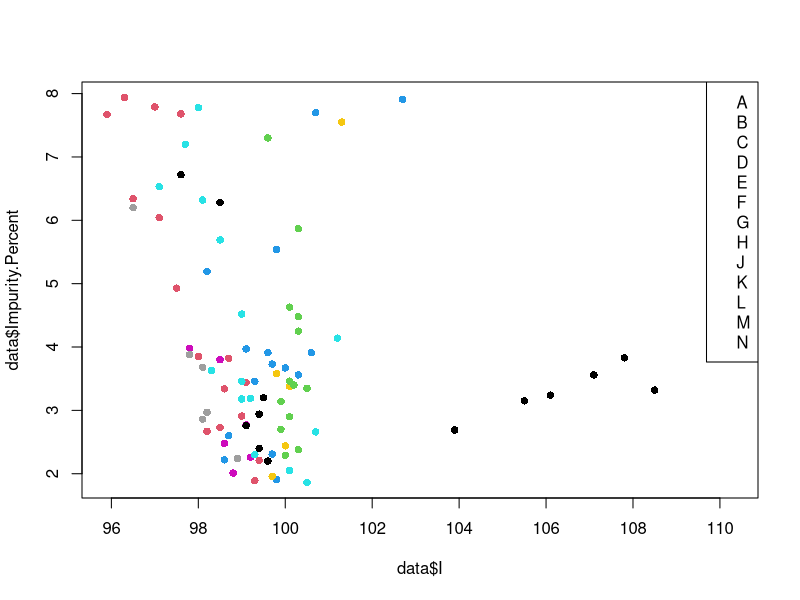

Generate this figure with R: (Note: this script raises an error after producing the figure.)
set.seed(20)
data <- read.csv("training_set.csv", header=TRUE)
rows = sample(nrow(data))

split = round(nrow(data)*.75)
end = nrow(data)

data_shuff = data[rows,]

X_train = data_shuff[1:split, !(colnames(data) %in% c("Impurity.Percent","Impurity.Type"))]
X_test = data_shuff[(split+1):nrow(data), !(colnames(data) %in% c("Impurity.Percent","Impurity.Type"))]

y_train = data_shuff[1:split,'Impurity.Type']
y_test = data_shuff[(split+1):nrow(data),'Impurity.Type']

# plots of impurity percent against channel

plot(data$I,data$Impurity.Percent,col = factor(data$Impurity.Type), pch = 16)
legend(x = 'topright', 
       legend=levels(as.factor(data$Impurity.Type)),
       col=as.numeric(unique(data$Impurity.Type)),
       pch = 16)

plot(data$II,data$Impurity.Percent,col = data$Impurity.Type, pch = 16)
legend(x = 'topright', 
       legend=levels(as.factor(data$Impurity.Type)),
       col=as.numeric(unique(data$Impurity.Type)),
       pch = 16)

plot(data$III,data$Impurity.Percent,col = data$Impurity.Type, pch = 16)
legend(x = 'topright', 
       legend=levels(as.factor(data$Impurity.Type)),
       col= as.numeric(unique(data$Impurity.Type)),
       pch = 16)

plot(data$IV,data$Impurity.Percent,col = data$Impurity.Type, pch = 16)
legend(x = 'topright', 
       legend=levels(as.factor(data$Impurity.Type)),
       col= as.numeric(unique(data$Impurity.Type)),
       pch = 16)

plot(data$V,data$Impurity.Percent,col = data$Impurity.Type, pch = 16)
legend(x = 'topright', 
       legend=levels(as.factor(data$Impurity.Type)),
       col= as.numeric(unique(data$Impurity.Type)),
       pch = 16)

plot(data$Temp,data$Impurity.Percent,col = data$Impurity.Type, pch = 16)
legend(x = 'topright', 
       legend=levels(as.factor(data$Impurity.Type)),
       col= as.numeric(unique(data$Impurity.Type)),
       pch = 16)


# box plots of impurity types against each channel
plot(data$Impurity.Type,data$I, 
     xlab = 'Impurity Type', ylab = 'Channel 1')

plot(data$Impurity.Type,data$II, 
     xlab = 'Impurity Type', ylab = 'Channel 2')

plot(data$Impurity.Type,data$III, 
     xlab = 'Impurity Type', ylab = 'Channel 3')

plot(data$Impurity.Type,data$IV, 
     xlab = 'Impurity Type', ylab = 'Channel 4')

plot(data$Impurity.Type,data$V, 
     xlab = 'Impurity Type', ylab = 'Channel 5')

plot(data$Impurity.Type,data$Temp, 
     xlab = 'Impurity Type', ylab = 'Temp')


# number of instances in each class, farily balanced across each class.
summary(data$Impurity.Type)
# number of classes, add 1 for the pure type X
length(summary(data$Impurity.Type))

# from the graphs it looks like the temp feature does not have much correlation  
# with impurity type or percent


library(rpart)

# fitting descion tree to training set for classification
classifier = rpart(formula = y_train ~.,
                   data = X_train[-6])
# predictions on test set
y_pred = predict(classifier, newdata = X_test[-6], type = 'class')
# confusion matrix on test set
cm = table(y_test,y_pred)
# test accuracy 
acc = sum(diag(cm))/length(y_test)

# evaluation on training set
y_eval = predict(classifier, newdata = X_train[-6], type = 'class')
cm_eval = table(y_train,y_eval)
acc_eval = sum(diag(cm_eval))/sum(cm_eval)



library(randomForest)

# random forest for classification 
rf = randomForest(x = X_train[-6], y = y_train,
                  ntree = 50)

y_pred2 = predict(rf, newdata = X_test[-6])

cm2 = table(y_test,y_pred2)
acc2 = sum(diag(cm2))/length(y_test)


# evaluation on training set
y_eval2 = predict(rf, newdata = X_train[-6])
cm_eval2 = table(y_train,y_eval2)
acc_eval2 = sum(diag(cm_eval2))/sum(cm_eval2)



# random forest for impurity percent
y_train_reg = data_shuff[1:split,'Impurity.Percent']
y_test_reg = data_shuff[(split+1):nrow(data),'Impurity.Percent']

regRF = randomForest(x= X_train, y = y_train_reg, ntree = 50)
ypred_reg = predict(regRF, newdata = X_test)

rmse = function(p, t){
        sqrt(mean((p - t)^2))
}
rmse(ypred_reg,y_test_reg)


###### Cross Val on random forest for classification
k = 6

folds <- cut(seq(1,nrow(data_shuff)),breaks=k,labels=FALSE)
#Perform k fold cross validation
for(i in 1:k){
        #Segement data by fold using the which() function 
        testIndexes = which(folds==i,arr.ind=TRUE)
        
        X_testCV = data_shuff[testIndexes, !(colnames(data) %in% c("Impurity.Percent","Impurity.Type"))]
        X_trainCV = data_shuff[-testIndexes, !(colnames(data) %in% c("Impurity.Percent","Impurity.Type"))]
        y_testCV = data_shuff[testIndexes,'Impurity.Type']
        y_trainCV = data_shuff[-testIndexes,'Impurity.Type']
        
        rf = randomForest(x = X_trainCV[-6], y = y_trainCV,
                          ntree = 50)
        y_predCV = predict(rf, newdata = X_testCV[-6])
        cm = table(y_testCV,y_predCV)
        acc = sum(diag(cm))/length(y_testCV)
        print(acc)
}

# Cross val on random forest for regression

folds <- cut(seq(1,nrow(data_shuff)),breaks=k,labels=FALSE)
#Perform k fold cross validation
for(i in 1:k){
        #Segement data by fold using the which() function 
        testIndexes = which(folds==i,arr.ind=TRUE)
        
        X_testCV = data_shuff[testIndexes, !(colnames(data) %in% c("Impurity.Percent","Impurity.Type"))]
        X_trainCV = data_shuff[-testIndexes, !(colnames(data) %in% c("Impurity.Percent","Impurity.Type"))]
        y_testCV = data_shuff[testIndexes,'Impurity.Percent']
        y_trainCV = data_shuff[-testIndexes,'Impurity.Percent']
        
        rf = randomForest(x = X_trainCV[-6], y = y_trainCV,
                          ntree = 50)
        y_predCV = predict(rf, newdata = X_testCV[-6])
        errors = rmse(y_predCV,y_testCV)
        print(errors)
}


# predicting on test set
test <- read.csv("test_set.csv", header=TRUE)

X = data_shuff[,!(colnames(data) %in% c("Impurity.Percent","Impurity.Type"))]
y_class = data_shuff[,'Impurity.Type']
y_reg = data_shuff[,'Impurity.Percent']

final_rf_class = randomForest(x = X[-6], y = y_class,ntree = 50)
y_test_pred_c = predict(final_rf_class, newdata = test[-6])

final_rf_reg = randomForest(x = X, y = y_reg,ntree = 25)
y_test_pred_r = predict(final_rf_reg, newdata = test)

